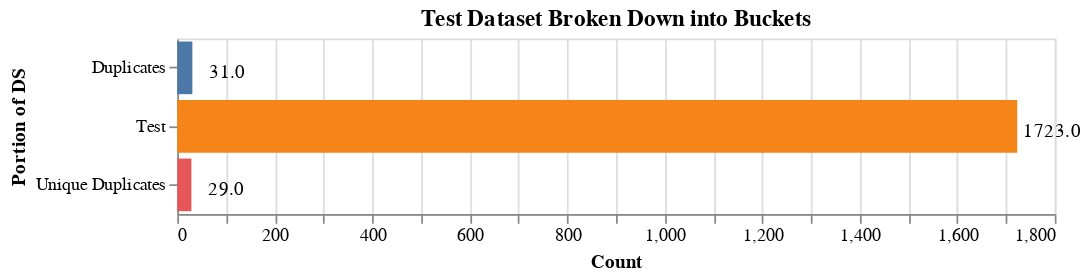

Notebook source saved alongside this figure:
### Code cell
print_duplicate_info('test')

### Figure 1 — Vega-Lite specification as saved in the notebook (floating-point values rounded to 4 significant figures)
{"config": {"view": {"continuousWidth": 400, "continuousHeight": 300}}, "layer": [{"mark": "bar", "encoding": {"color": {"type": "nominal", "field": "Portion", "legend": null}, "detail": {"type": "nominal", "field": "Portion"}, "x": {"type": "quantitative", "axis": {"title": "Count"}, "field": "Size"}, "y": {"type": "nominal", "axis": {"title": "Portion of DS"}, "field": "Portion"}}, "height": 100, "title": "Test Dataset Broken Down into Buckets", "width": 500}, {"mark": {"type": "text", "color": "black", "dx": 20, "dy": 3}, "encoding": {"detail": {"type": "nominal", "field": "Portion"}, "text": {"type": "quantitative", "aggregate": "sum", "field": "Size", "format": ".1f"}, "x": {"type": "quantitative", "aggregate": "sum", "field": "Size", "stack": "zero"}, "y": {"type": "nominal", "field": "Portion"}}}], "data": {"name": "data-2e0c005a8b3ddfda037778aa7c28c432"}, "$schema": "https://vega.github.io/schema/vega-lite/v4.8.1.json", "datasets": {"data-2e0c005a8b3ddfda037778aa7c28c432": [{"Size": 1723, "Portion": "Test"}, {"Size": 31, "Portion": "Duplicates"}, {"Size": 29, "Portion": "Unique Duplicates"}]}}
